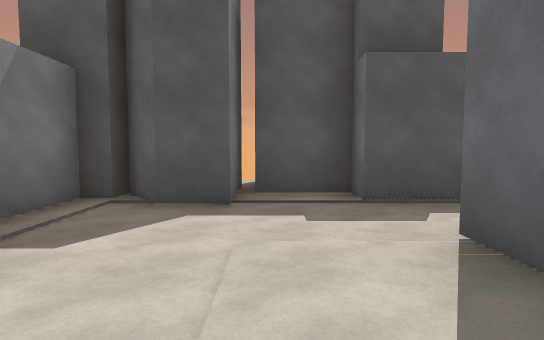
View 1 (above)

24 first-person views from a walk through a 3-D level made in the Unity game engine. The camera is 1.5 m above the floor, tilts 4° down and sees 80° across. The floor is counted in squares, 2 m on a side. Each view is taken from the middle of a square. On the plan, view 1 faces up. The plan holds only what a view shows up to about 11 squares ahead; the rest is blank. The place goes on beyond the plan. The player character is not drawn. Some surface patterns are stand-ins.

View 2
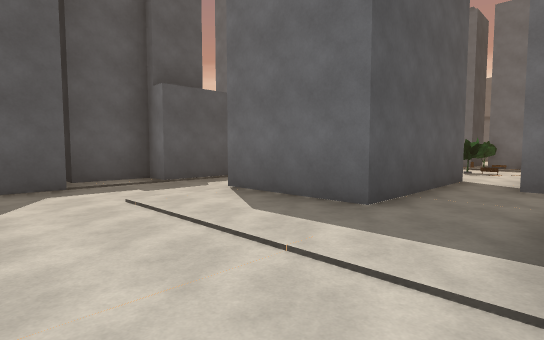

View 3
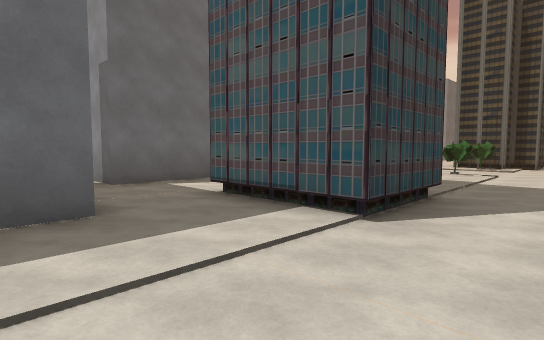

View 4
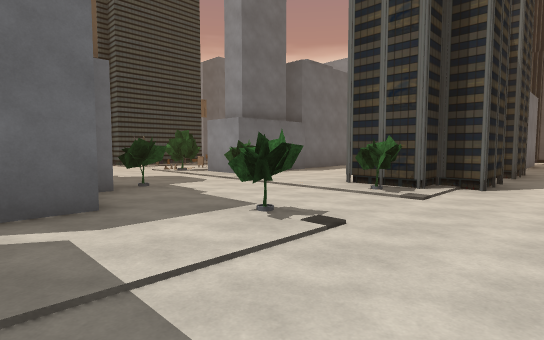

View 5
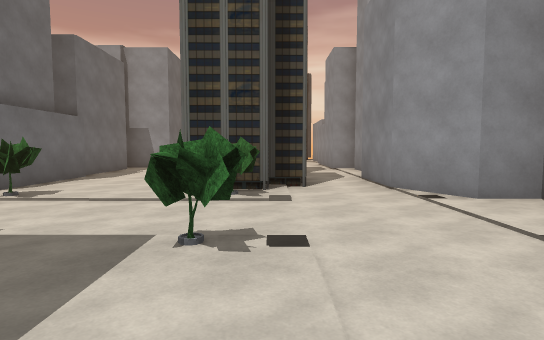

View 6
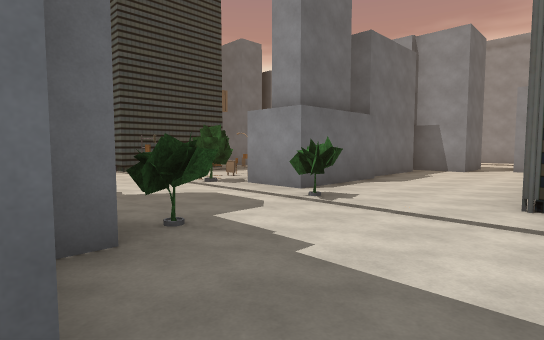

View 7
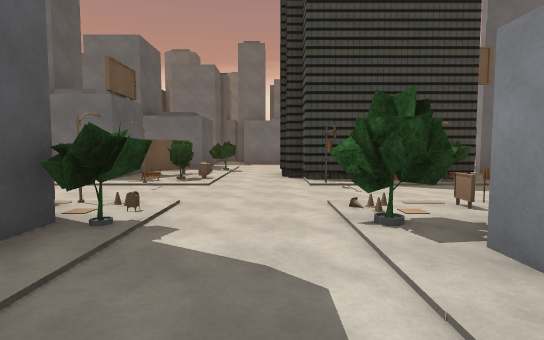

View 8
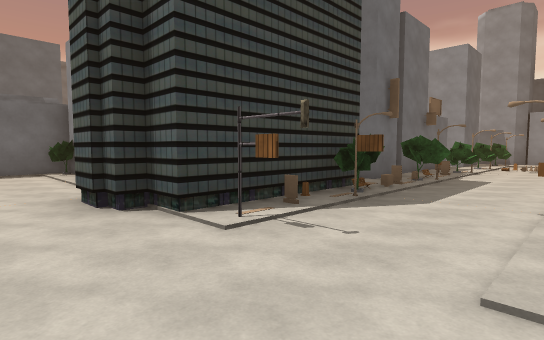

View 9
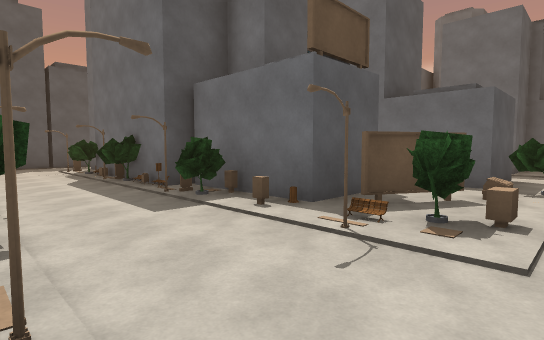

View 10
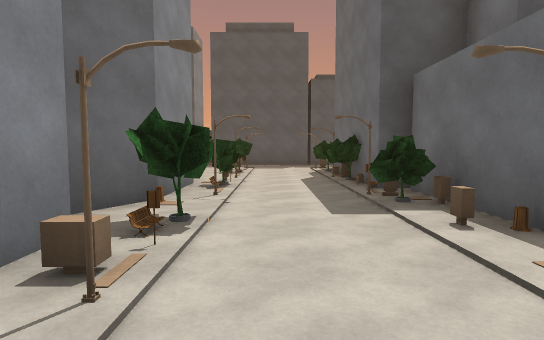

View 11
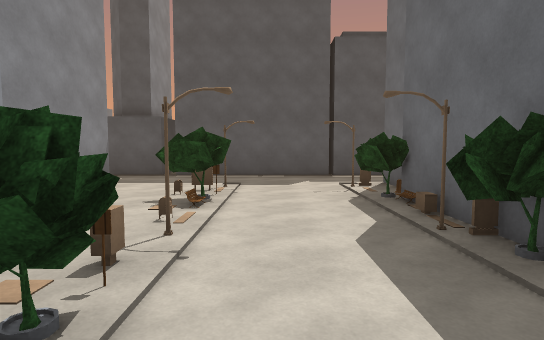

View 12
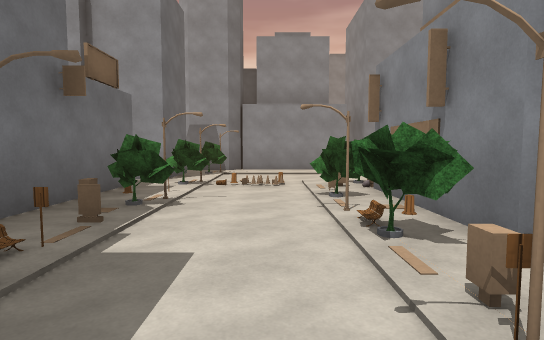

View 13
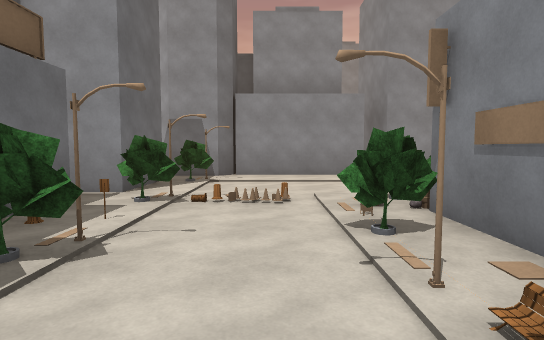

View 14
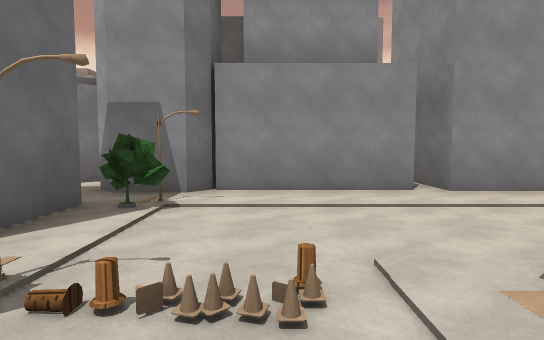

View 15
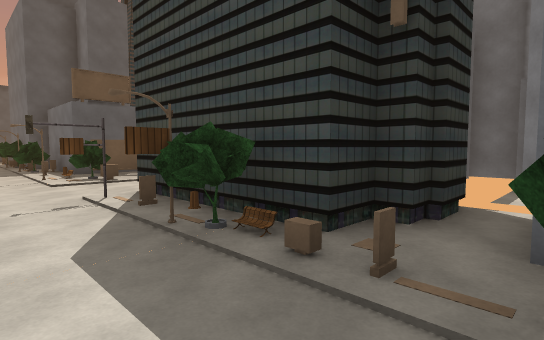

View 16
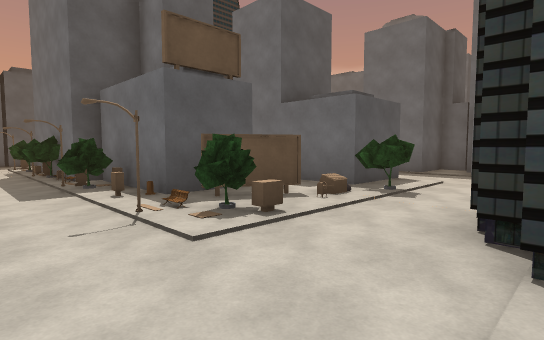

View 17
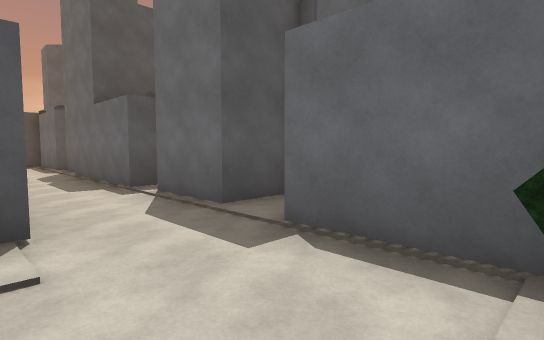

View 18
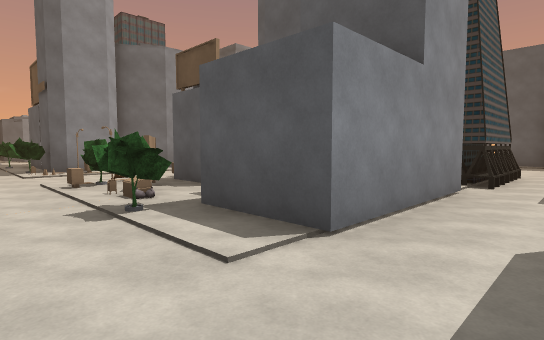

View 19
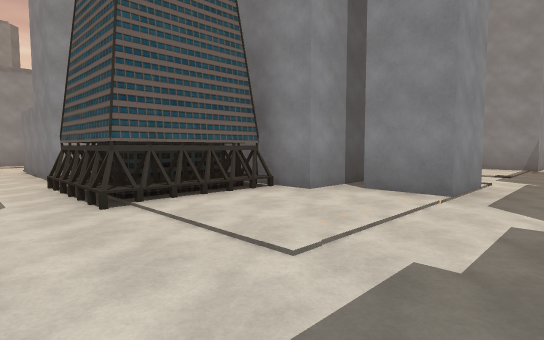

View 20
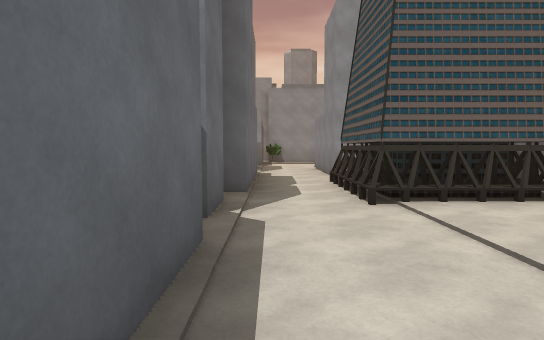

View 21
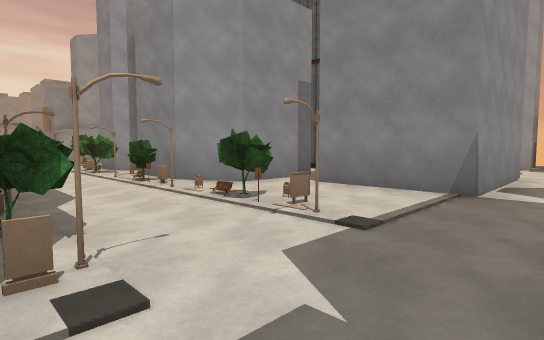

View 22
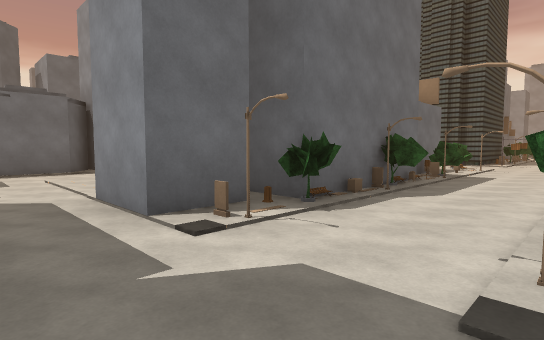

View 23
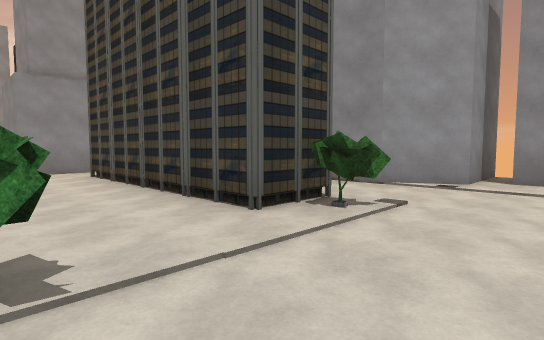

View 24
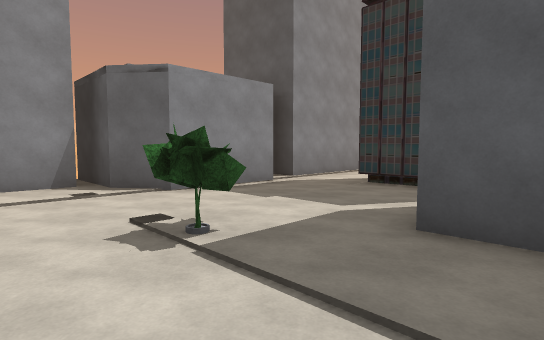

### Floor plan
Key: @ floor where view 1 was taken; # wall or solid block; x gap in a wall; . floor; / step, stairs or slope; B building; T tree; P pole; S sign; O other object.
Columns run from 5 left of view 1 to 20 right of it. Each row starts with its distance up from view 1.
  6     ##
  5   #B#..## #######
  4   #...... ..............
  3   #.....................#
  2   #....#  #.....B B.....##
  1    ....## #.OT..T........#
  0    ..@.B###..T..O##///..##
 -1    ..........x..O ####..#
 -2    ..###..# BOSTO  ###..
 -3    ..###..###T.BO    #..
 -4   #..##     ##..O  B B..
 -5    ....     #..OT  B #...
 -6    ....#    #T..O#BB##..#
 -7   #....##   #OS#/O#B##..##
 -8 ###..TT..T#BT ..TTOT......
 -9  #....T.................#
-10  B......................#
-11 ##B...T..T..T/.S. #. ..T#
-12  ##..##...B##O.PO
-13    ..##...## O.S##
-14    ..##...# B/..T#
-15    ..##...#   ..O.x
-16   #..##...# BO.TT##
-17   B..##...# .S..SBB
-18     .....####T..O#
-19     .B##.#  ##..T#
-20      ## .#B #T..S#
-21             OO.TT#
-22             O....#
-23            ......
-24           ......T
-25           ......B#
-26            ####B #

Where each view was taken, in squares from view 1:
view 1: 0 up, 0 right, facing up
view 2: 2 down, 2 left, facing up-right
view 3: 1 up, 2 left, facing down-right
view 4: 6 down, 2 left, facing down-right
view 5: 6 down, 0 right, facing down
view 6: 7 down, 1 right, facing down-right
view 7: 10 down, 4 right, facing right
view 8: 9 down, 8 right, facing down-right
view 9: 9 down, 8 right, facing up-right
view 10: 9 down, 9 right, facing up
view 11: 4 down, 9 right, facing up
view 12: 15 down, 9 right, facing down
view 13: 17 down, 9 right, facing down
view 14: 20 down, 9 right, facing down
view 15: 16 down, 9 right, facing up-right
view 16: 11 down, 9 right, facing up-right
view 17: 11 down, 16 right, facing up-right
view 18: 10 down, 18 right, facing up-left
view 19: 4 up, 18 right, facing down-left
view 20: 4 up, 18 right, facing down
view 21: 4 up, 11 right, facing down-left
view 22: 4 up, 8 right, facing down-right
view 23: 9 down, 4 right, facing down-left
view 24: 10 down, 3 right, facing up-left
